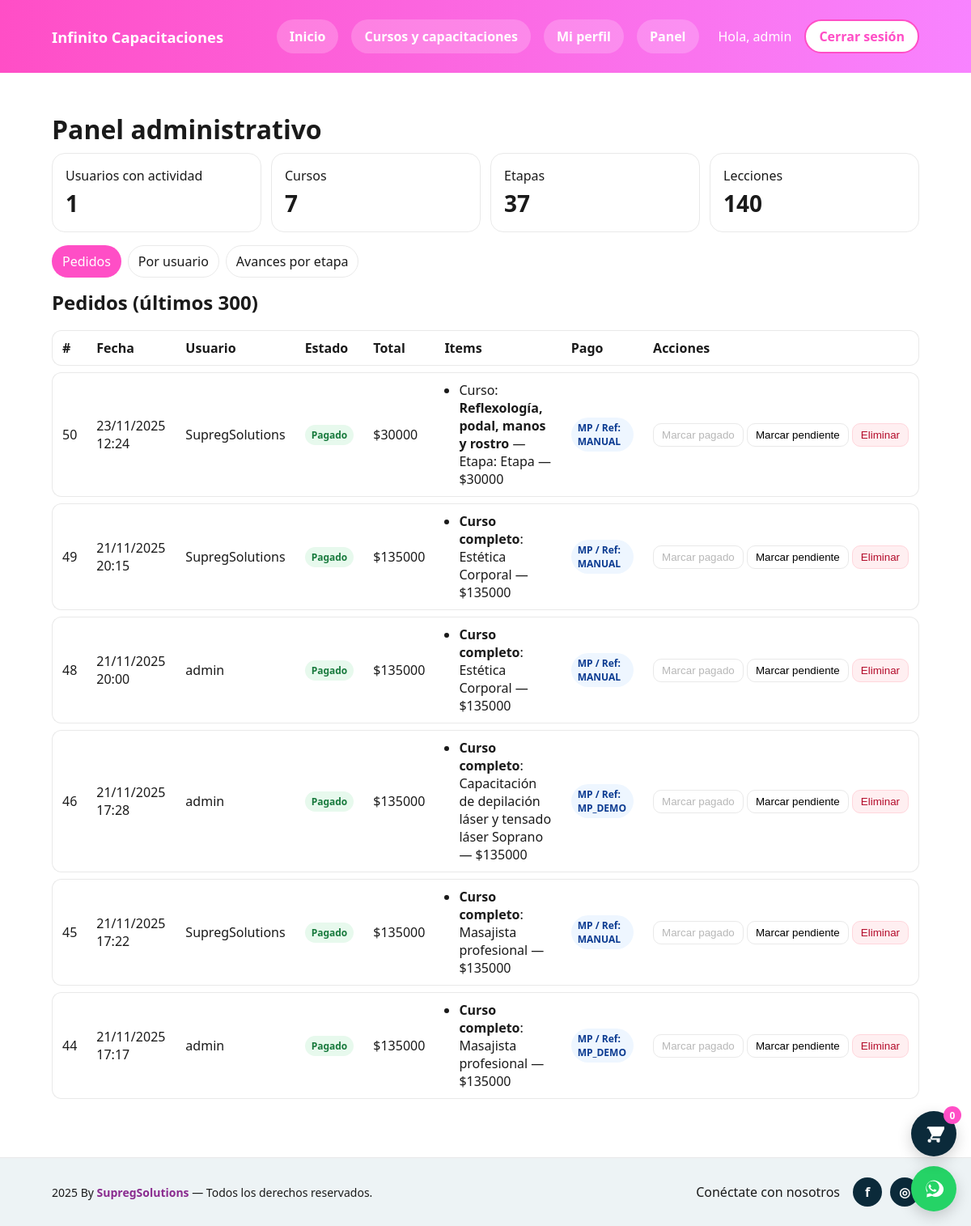
Page /panel-admin/ (signed in) on the committed database.
### lms/models.py (models this page shows, shortened)
class TimeStamped(models.Model):
    created_at = models.DateTimeField(auto_now_add=True)
    updated_at = models.DateTimeField(auto_now=True)
    class Meta:
        abstract = True

class Purchase(TimeStamped):
    STATUS = (
        ('pending', 'Pending'),
        ('paid', 'Paid'),
        ('failed', 'Failed'),
        ('refunded', 'Refunded'),
    )
    PAYMENT_METHODS = (
        ('mp', 'Mercado Pago'),
        ('transfer', 'Transferencia'),
    )
    user = models.ForeignKey(User, related_name='purchases', on_delete=models.CASCADE)
    status = models.CharField(max_length=10, choices=STATUS, default='pending')
    external_ref = models.CharField(max_length=120, blank=True)  # ID MercadoPago/Stripe
    total_ars = models.DecimalField(max_digits=12, decimal_places=2, default=0)
    payment_method = models.CharField(
        max_length=12, choices=PAYMENT_METHODS, blank=True, default='',
        help_text="Método elegido por el usuario en el checkout."
    )
    transfer_receipt = models.FileField(
        upload_to='receipts/', null=True, blank=True,
        help_text="Comprobante de pago en caso de transferencia."
    )

class PurchaseItem(TimeStamped):
    TYPE = (
        ('stage', 'Stage'),
        ('bundle', 'Bundle'),
    )
    purchase = models.ForeignKey(Purchase, related_name='items', on_delete=models.CASCADE)
    type = models.CharField(max_length=10, choices=TYPE)
    stage = models.ForeignKey(Stage, null=True, blank=True, on_delete=models.CASCADE)
    bundle = models.ForeignKey(Bundle, null=True, blank=True, on_delete=models.CASCADE)
    price_ars = models.DecimalField(max_digits=12, decimal_places=2)

class Stage(TimeStamped):
    course = models.ForeignKey(Course, related_name='stages', on_delete=models.CASCADE)
    title = models.CharField(max_length=200)
    slug = models.SlugField()
    order = models.PositiveIntegerField(default=1)
    price_ars = models.DecimalField(max_digits=12, decimal_places=2)
    pdf_url = models.URLField(blank=True)
    class Meta:
        unique_together = ('course', 'slug')
        ordering = ['order']

class Course(models.Model):
    KIND_CHOICES = (
        ("course", "Curso"),
        ("training", "Capacitación"),
    )
    title = models.CharField(max_length=200)
    slug = models.SlugField(unique=True)
    description = models.TextField(blank=True)
    price_ars = models.PositiveIntegerField(default=0)
    image_url = models.URLField(blank=True, null=True)
    is_active = models.BooleanField(default=True)
    kind = models.CharField(
        max_length=20,
        choices=KIND_CHOICES,
        default="course",
        help_text="Diferencia si es Curso o Capacitación."
    )

class Bundle(TimeStamped):
    course = models.ForeignKey(Course, related_name='bundles', on_delete=models.CASCADE)
    title = models.CharField(max_length=200)
    price_ars = models.DecimalField(max_digits=12, decimal_places=2)
    stages = models.ManyToManyField(Stage, related_name='bundles')

### lms/views.py (the view, shortened to what this page needs)
# urls.py: path("panel-admin/", views.admin_panel, name="admin_panel"),
@user_passes_test(_is_staff)
def admin_panel(request):
    UserModel = get_user_model()
    user_id  = request.GET.get("user")
    status   = request.GET.get("status")
    course_id = request.GET.get("course")
    q = request.GET.get("q", "").strip()
    users_qs   = UserModel.objects.all().order_by("username")
    courses_qs = Course.objects.all().order_by("title")
    purchases_qs = (Purchase.objects.all()
        .select_related("user")
        .prefetch_related("items", "items__stage", "items__stage__course", "items__bundle", "items__bundle__course")
        .order_by("-created_at"))
    if user_id:
        purchases_qs = purchases_qs.filter(user_id=user_id)
    if status:
        purchases_qs = purchases_qs.filter(status=status)
    if q:
        purchases_qs = purchases_qs.filter(Q(user__username__icontains=q) | Q(user__email__icontains=q))
    purchases = list(purchases_qs[:50])
    purchases = [_hydrate_purchase_display(p) for p in purchases]
    completed = []
    courses_for_completed = courses_qs
    if course_id:
        try:
            cid = int(course_id)
            courses_for_completed = courses_for_completed.filter(id=cid)
        except ValueError:
            pass
    for c in courses_for_completed:
        total_stages = c.stages.count()
        if total_stages == 0:
            continue
        rows = (StageProgress.objects.filter(passed=True, stage__course=c)
                .values("user_id")
                .annotate(cnt=Count("stage", distinct=True), last=Max("passed_at"))
                .filter(cnt=total_stages))
        user_ids = [r["user_id"] for r in rows]
        users_map = {u.id: u for u in UserModel.objects.filter(id__in=user_ids)}
        for r in rows:
            completed.append({
                "user": users_map.get(r["user_id"]),
                "course": c,
                "completed_at": r["last"],
            })
    completed.sort(key=lambda x: (x["completed_at"] or timezone.datetime.min), reverse=True)
    total_users   = StageProgress.objects.values("user").distinct().count()
    total_courses = Course.objects.count()
    total_stages  = Stage.objects.count()
    total_lessons = Lesson.objects.count()
    return render(request, "lms/admin_panel.html", {
        "users": users_qs,
        "courses": courses_qs,
        "selected_user_id": int(user_id) if user_id else None,
        "selected_status": status or "",
        "selected_course_id": int(course_id) if course_id else None,
        "search_q": q,
        "purchases": purchases,
        "completed": completed,
        "stage_progress": [],
        "summary": {
            "users": total_users,
            "courses": total_courses,
            "stages": total_stages,
            "lessons": total_lessons,
        },
        "users_count": total_users,
    })

### lms/templates/lms/admin_panel.html (shortened to what this page needs)
{% extends "lms/base.html" %}
{% block content %}
<h1 style="margin:0 0 8px">Panel administrativo</h1>
<div class="kpis">
  <div class="kpi">
    <div class="muted">Usuarios con actividad</div>
    <h3>{{ summary.users }}</h3>
  </div>
  <div class="kpi">
    <div class="muted">Cursos</div>
    <h3>{{ summary.courses }}</h3>
  </div>
  <div class="kpi">
    <div class="muted">Etapas</div>
    <h3>{{ summary.stages }}</h3>
  </div>
  <div class="kpi">
    <div class="muted">Lecciones</div>
    <h3>{{ summary.lessons }}</h3>
  </div>
</div>
<div class="tabs">
  <a class="tab active" href="#pedidos" onclick="sel(event,'pedidos')">Pedidos</a>
  <a class="tab" href="#usuarios" onclick="sel(event,'usuarios')">Por usuario</a>
  <a class="tab" href="#avances" onclick="sel(event,'avances')">Avances por etapa</a>
</div>
<div id="pedidos" class="section">
  <h2 style="margin:6px 0 10px">Pedidos (últimos 300)</h2>
  <table>
    <thead>
      <tr>
        <th>#</th>
        <th>Fecha</th>
        <th>Usuario</th>
        <th>Estado</th>
        <th>Total</th>
        <th>Items</th>
        <th>Pago</th>
        <th>Acciones</th>
      </tr>
    </thead>
    <tbody>
      {% for p in purchases %}
      <tr>
        <td>{{ p.id }}</td>
        <td>{{ p.created_at|date:"d/m/Y H:i" }}</td>
        <td><a href="{% url 'lms:admin_user_detail' p.user.id %}">{{ p.user.username }}</a></td>
        <td>
          {% if p.status == 'paid' %}
            <span class="badge b-paid">Pagado</span>
          {% else %}
            <span class="badge b-pending">Pendiente</span>
          {% endif %}
        </td>
        <td>${{ p.total_ars|floatformat:0 }}</td>
        <td>
          <ul style="margin:0;padding-left:18px">
            {% for it in p.items.all %}
              <li>
                {% if it.stage %}
                  Curso: <strong>{{ it.stage.course.title }}</strong> — Etapa: {{ it.stage.title }}
                {% elif it.bundle %}
                  <strong>Curso completo</strong>: {{ it.bundle.course.title }}
                {% else %}
                  Ítem
                {% endif %}
                — ${{ it.price_ars|floatformat:0 }}
              </li>
            {% endfor %}
          </ul>
        </td>
        <td>
          {% if p.external_ref and p.external_ref|slice:":9" == "TRANSFER:" %}
            <span class="badge b-info">Transferencia</span>
            {% with p.external_ref|cut:"TRANSFER:" as path %}
              <div class="note">
                Comprobante:
                <a href="{{ path|add:''|urlize }}" target="_blank">ver archivo</a>
              </div>
            {% endwith %}
          {% elif p.external_ref %}
            <span class="badge b-info">MP / Ref: {{ p.external_ref }}</span>
          {% else %}
            <span class="muted">–</span>
          {% endif %}
        </td>
        <td style="white-space:nowrap">
          <form method="post" action="{% url 'lms:admin_order_status' p.id %}" style="display:inline">{% csrf_token %}
            <button class="btn-xs" {% if p.status == 'paid' %}disabled{% endif %}>Marcar pagado</button>
          </form>
          <form method="post" action="{% url 'lms:admin_order_status' p.id %}" style="display:inline">{% csrf_token %}
            <button class="btn-xs">Marcar pendiente</button>
          </form>
          <form method="post" action="{% url 'lms:admin_order_delete' p.id %}" style="display:inline" onsubmit="return confirm('¿Eliminar pedido #{{p.id}}?');">{% csrf_token %}
            <button class="btn-xs btn-danger">Eliminar</button>
          </form>
        </td>
      </tr>
      {% empty %}
      <tr><td colspan="8" class="muted">No hay pedidos.</td></tr>
      {% endfor %}
    </tbody>
  </table>
</div>
{% endblock %}

### lms/templates/lms/base.html (shortened to what this page needs)
<!doctype html>
<html lang="es">
<head>
</head>
<body>
  <header>
    <div class="container" style="display:flex;gap:16px;align-items:center;justify-content:space-between;">
      <div style="display:flex;gap:12px;align-items:center;">
        <strong style="font-size:1.15rem; color:#fff">Infinito Capacitaciones</strong>
      </div>
      <nav id="main-nav" aria-label="Principal">
  <div class="nav-list">
    <a href="{% url 'lms:home' %}" class="btn secondary">Inicio</a>
    <a href="{% url 'lms:catalog' %}" class="btn secondary">Cursos y capacitaciones</a>
    {% if request.user.is_authenticated %}
      <a href="{% url 'lms:profile' %}" class="btn secondary">Mi perfil</a>
      {% if request.user.is_staff %}
        <a href="{% url 'lms:admin_panel' %}" class="btn secondary">Panel</a>
      {% endif %}
      <span style="color:#fff; margin-left:8px">Hola, {{ request.user.username }}</span>
      <a href="{% url 'lms:logout' %}" class="btn btn-outline">Cerrar sesión</a>
    {% else %}
      <a href="{% url 'lms:signup' %}" class="btn" aria-label="Crear cuenta">Crear cuenta</a>
      <a href="{% url 'login' %}" class="btn btn-outline" aria-label="Iniciar sesión">Login</a>
    {% endif %}
  </div>
</nav>
    </div>
  </header>
  <main>
    <div class="container">
      {% block content %}{% endblock %}
    </div>
  </main>
  <footer>
    <div class="container footer-row">
      <div class="footer-left">
        {% now "Y" %} By <a href="https://supregsolutions.com" target="_blank" style="color:#8a2b8f;font-weight:700">SupregSolutions</a> — Todos los derechos reservados.
      </div>
      <div class="social">
        <span class="muted" style="margin-right:6px">Conéctate con nosotros</span>
        <a href="https://www.facebook.com/" target="_blank" aria-label="Facebook">f</a>
        <a href="https://www.instagram.com/" target="_blank" aria-label="Instagram">◎</a>
      </div>
    </div>
  </footer>
  <a class="wa-fab" href="https://wa.me/5491123456789?text=Hola%20Infinito%2C%20quiero%20informaci%C3%B3n%20sobre%20los%20cursos" target="_blank" aria-label="WhatsApp">
  </a>
  {% include "lms/_cart_fab.html" %}
</body>
</html>

### lms/templates/lms/_cart_fab.html (shortened to what this page needs)
{% with cart=request.session.cart %}
{% with count=cart|length %}
<a href="{% url 'lms:cart_view' %}" aria-label="Carrito"
   style="
     position:fixed; right:18px; bottom:86px; z-index:9999;
     width:56px; height:56px; border-radius:50%;
     background:#0b2a3a; box-shadow:0 6px 18px rgba(0,0,0,.18);
     display:flex; align-items:center; justify-content:center; color:#fff;">
  <svg viewBox="0 0 24 24" width="26" height="26" fill="currentColor" aria-hidden="true">
    <path d="M7 4h-2l-1 2h2l3.6 7.59-1.35 2.45A2 2 0 0 0 10 19h9v-2h-9l1.1-2h7.45a2 2 0 0 0 1.79-1.11l3.58-7.16A1 1 0 0 0 23 4h-16zM7 22a2 2 0 1 0 .001-3.999A2 2 0 0 0 7 22zm10 0a2 2 0 1 0 .001-3.999A2 2 0 0 0 17 22z"></path>
  </svg>
  <span id="cart-badge"
        style="
          position:absolute; top:-6px; right:-6px; min-width:22px; height:22px;
          background:#ff4ec6; color:#fff; font-weight:800; font-size:12px;
          border-radius:999px; display:flex; align-items:center; justify-content:center; padding:0 6px;">
    {{ count|default:0 }}
  </span>
</a>
{% endwith %}
{% endwith %}

### rows in the picture
Purchase: id "50", created_at "23/11/2025 12:24", user.username "SupregSolutions", status "Pagado", total_ars "30000", external_ref "MANUAL"
PurchaseItem: stage.course "Reflexología, podal, manos y rostro", stage "Etapa", price_ars "30000"
Purchase: id "49", created_at "21/11/2025 20:15", user.username "SupregSolutions", status "Pagado", total_ars "135000", external_ref "MANUAL"
PurchaseItem: bundle.course "Estética Corporal", price_ars "135000"
Purchase: id "48", created_at "21/11/2025 20:00", user.username "admin", status "Pagado", total_ars "135000", external_ref "MANUAL"
PurchaseItem: bundle.course "Estética Corporal", price_ars "135000"
Purchase: id "46", created_at "21/11/2025 17:28", user.username "admin", status "Pagado", total_ars "135000", external_ref "MP_DEMO"
PurchaseItem: bundle.course "Capacitación de depilación láser y tensado láser Soprano", price_ars "135000"
Purchase: id "45", created_at "21/11/2025 17:22", user.username "SupregSolutions", status "Pagado", total_ars "135000", external_ref "MANUAL"
PurchaseItem: bundle.course "Masajista profesional", price_ars "135000"
Purchase: id "44", created_at "21/11/2025 17:17", user.username "admin", status "Pagado", total_ars "135000", external_ref "MP_DEMO"
PurchaseItem: bundle.course "Masajista profesional", price_ars "135000"

### other values in the picture
{{ request.user.username }} "admin"
{{ summary.users }} "1"
{{ summary.courses }} "7"
{{ summary.stages }} "37"
{{ summary.lessons }} "140"
{{ count|default:0 }} "0"
